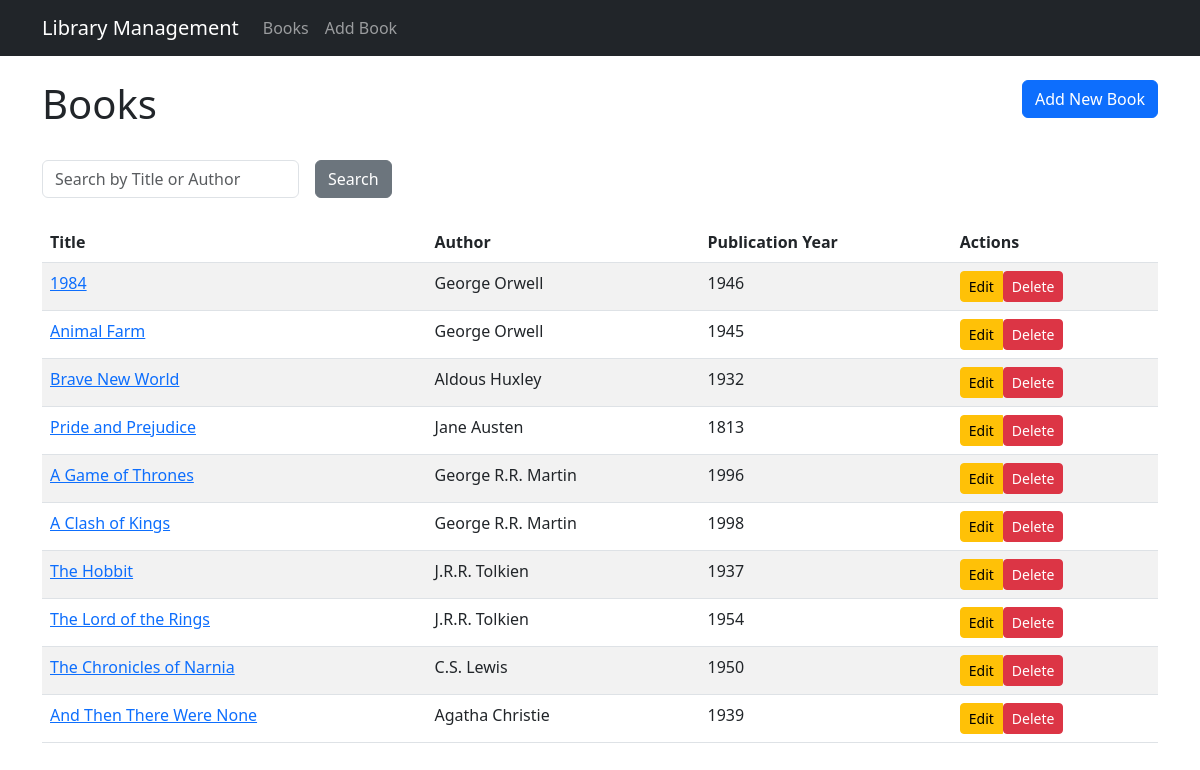
The page / on the database its author committed.
### app/models/book.py (models this page shows, shortened)
class Book(db.Model):
    id = db.Column(db.Integer, primary_key=True)
    title = db.Column(db.String(100), nullable=False)
    publication_year = db.Column(db.Integer, nullable=False)
    author_id = db.Column(db.Integer, db.ForeignKey('author.id'), nullable=False)
    created_at = db.Column(db.DateTime, default=datetime.utcnow)
    updated_at = db.Column(db.DateTime, default=datetime.utcnow, onupdate=datetime.utcnow)

### app/models/author.py (models this page shows, shortened)
class Author(db.Model):
    id = db.Column(db.Integer, primary_key=True)
    name = db.Column(db.String(100), nullable=False, unique=True)
    books = db.relationship('Book', backref='author', lazy=True)

### app/controllers/book_controller.py (the view)
@book_bp.route('/')
def index():
    query = request.args.get('query')
    if query:
        books = Book.query.join(Author).filter(
            (Book.title.ilike(f'%{query}%')) |
            (Author.name.ilike(f'%{query}%'))
        ).all()
    else:
        books = Book.query.all()
    return render_template('book_list.html', books=books, query=query)

### run.py (called while the page is built)
@app.context_processor
def inject_now():
    return {'now': datetime.now()}

### app/templates/book_list.html (shortened to what this page needs)
{% extends "base.html" %}
{% block content %}
<div class="row mb-4">
    <div class="col">
        <h1>Books</h1>
    </div>
    <div class="col text-end">
        <a href="{{ url_for('book.new_book') }}" class="btn btn-primary">Add New Book</a>
    </div>
</div>
<div class="row mb-4">
    <div class="col">
        <form method="get" action="{{ url_for('book.index') }}" class="row g-3 align-items-center">
            <div class="col-auto">
                <input type="text" class="form-control" id="searchInput" name="query" placeholder="Search by Title or Author" value="{{ query or '' }}">
            </div>
            <div class="col-auto">
                <button type="submit" class="btn btn-secondary">Search</button>
            </div>
        </form>
    </div>
</div>
<div class="table-responsive">
    <table class="table table-striped table-hover">
        <thead>
            <tr>
                <th>Title</th>
                <th>Author</th>
                <th>Publication Year</th>
                <th>Actions</th>
            </tr>
        </thead>
        <tbody>
            {% for book in books %}
            <tr>
                <td><a href="{{ url_for('book.book_detail', id=book.id) }}">{{ book.title }}</a></td>
                <td>{{ book.author.name if book.author else 'N/A' }}</td>
                <td>{{ book.publication_year }}</td>
                <td>
                    <div class="btn-group" role="group">
                        <a href="{{ url_for('book.edit_book', id=book.id) }}" class="btn btn-sm btn-warning">Edit</a>
                        <form action="{{ url_for('book.delete_book', id=book.id) }}" method="POST" class="d-inline">
                            <button type="submit" class="btn btn-sm btn-danger" onclick="return confirm('Are you sure you want to delete this book?')">Delete</button>
                        </form>
                    </div>
                </td>
            </tr>
            {% else %}
            <tr>
                <td colspan="4" class="text-center">No books found.</td>
            </tr>
            {% endfor %}
        </tbody>
    </table>
</div>
{% endblock %}

### app/templates/base.html (shortened to what this page needs)
<!DOCTYPE html>
<html lang="en">
<head>
    <link href="https://cdn.jsdelivr.net/npm/bootstrap@5.3.0/dist/css/bootstrap.min.css" rel="stylesheet">
    <link rel="stylesheet" href="{{ url_for('static', filename='css/style.css') }}">
</head>
<body>
    <nav class="navbar navbar-expand-lg navbar-dark bg-dark">
        <div class="container">
            <a class="navbar-brand" href="{{ url_for('book.index') }}">Library Management</a>
            <div class="collapse navbar-collapse" id="navbarNav">
                <ul class="navbar-nav">
                    <li class="nav-item">
                        <a class="nav-link" href="{{ url_for('book.index') }}">Books</a>
                    </li>
                    <li class="nav-item">
                        <a class="nav-link" href="{{ url_for('book.new_book') }}">Add Book</a>
                    </li>
                </ul>
            </div>
        </div>
    </nav>
    <div class="container mt-4">
        {% block content %}{% endblock %}
    </div>
</body>
</html>

### app/static/css/style.css (style rules this page uses)
body { padding-top: 0; }
.navbar { margin-bottom: 20px; }

### rows shown on the page
Book: title "1984", author "George Orwell", publication_year "1946"
Book: title "Animal Farm", author "George Orwell", publication_year "1945"
Book: title "Brave New World", author "Aldous Huxley", publication_year "1932"
Book: title "Pride and Prejudice", author "Jane Austen", publication_year "1813"
Book: title "A Game of Thrones", author "George R.R. Martin", publication_year "1996"
Book: title "A Clash of Kings", author "George R.R. Martin", publication_year "1998"
Book: title "The Hobbit", author "J.R.R. Tolkien", publication_year "1937"
Book: title "The Lord of the Rings", author "J.R.R. Tolkien", publication_year "1954"
Book: title "The Chronicles of Narnia", author "C.S. Lewis", publication_year "1950"
Book: title "And Then There Were None", author "Agatha Christie", publication_year "1939"
